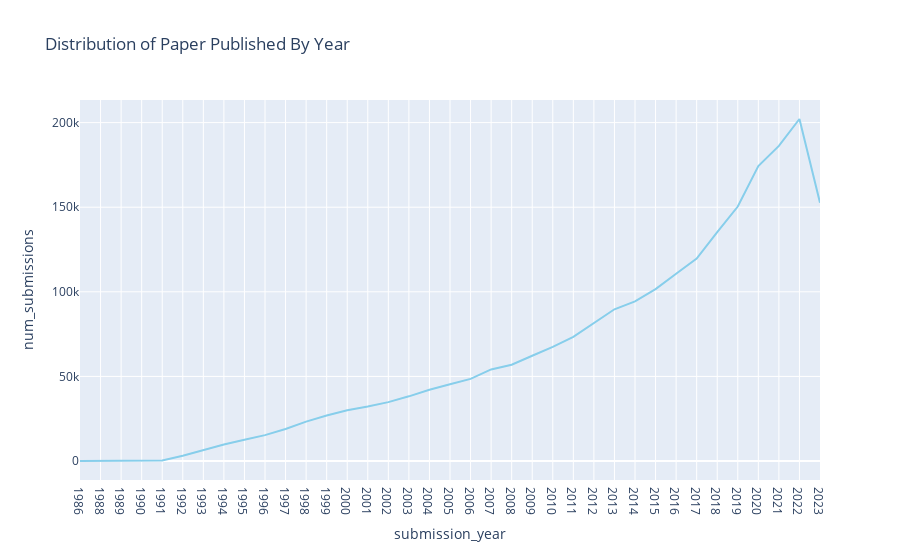

The notebook cell this image was saved under:
### Code cell
px.line(x='submission_year',y='num_submissions',data_frame=pub_by_year,title="Distribution of Paper Published By Year",color_discrete_sequence=['#87CEEB'])

### Figure 1 — Plotly figure (JSON) as saved in the notebook; plotly's stock layout.template omitted (floating-point values rounded to 4 significant figures)
{"data": [{"hovertemplate": "submission_year=%{x}<br>num_submissions=%{y}<extra></extra>", "legendgroup": "", "line": {"color": "#87CEEB", "dash": "solid"}, "marker": {"symbol": "circle"}, "mode": "lines", "name": "", "orientation": "v", "showlegend": false, "type": "scatter", "x": ["1986", "1988", "1989", "1990", "1991", "1992", "1993", "1994", "1995", "1996", "1997", "1998", "1999", "2000", "2001", "2002", "2003", "2004", "2005", "2006", "2007", "2008", "2009", "2010", "2011", "2012", "2013", "2014", "2015", "2016", "2017", "2018", "2019", "2020", "2021", "2022", "2023"], "xaxis": "x", "y": [1, 1, 5, 24, 340, 3092, 6506, 9733, 12565, 15281, 18955, 23265, 26864, 29936, 32177, 34795, 38224, 42092, 45384, 48549, 54123, 56933, 62207, 67439, 73393, 81397, 89674, 94309, 101592, 110678, 119640, 135275, 150379, 174339, 186269, 202140, 152596], "yaxis": "y"}], "layout": {"legend": {"tracegroupgap": 0}, "title": {"text": "Distribution of Paper Published By Year"}, "xaxis": {"anchor": "y", "domain": [0, 1], "title": {"text": "submission_year"}}, "yaxis": {"anchor": "x", "domain": [0, 1], "title": {"text": "num_submissions"}}}}
